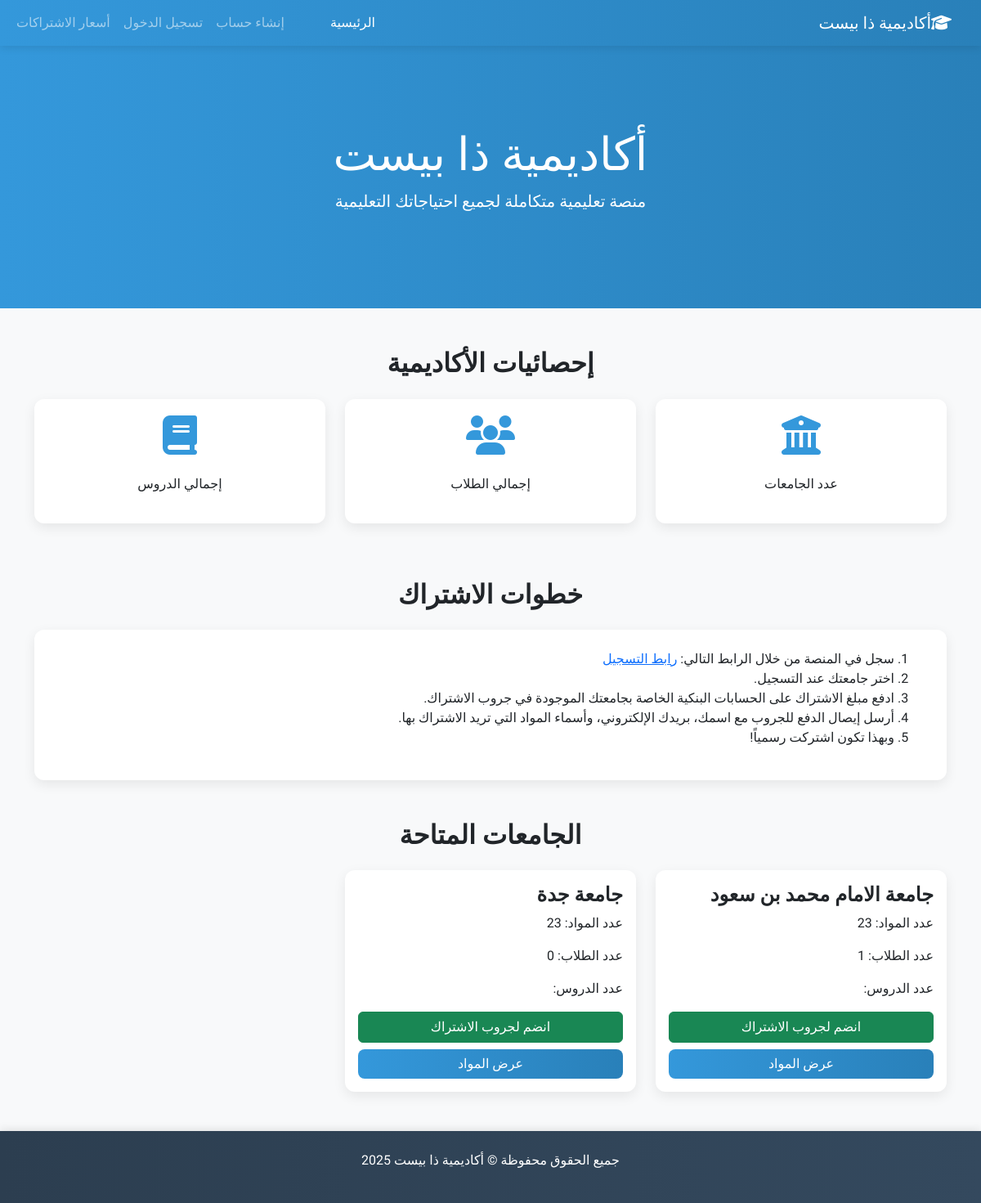
The page / on the database its author committed.
### app.py (models this page shows)
class University(db.Model):
    id = db.Column(db.Integer, primary_key=True)
    name = db.Column(db.String(100), nullable=False)
    whatsapp_group = db.Column(db.String(200))  # رابط واتساب
    subjects = db.relationship('Subject', backref='university', lazy=True)
    users = db.relationship('User', backref='university', lazy=True)

### app.py (the view)
@app.route('/')
def index():
    universities = University.query.all()
    uni_stats = []
    for uni in universities:
        subjects_count = Subject.query.filter_by(university_id=uni.id).count()
        students_count = User.query.filter_by(university_id=uni.id).count()
        uni_stats.append({
            'id': uni.id,
            'name': uni.name,
            'whatsapp_link': uni.whatsapp_group,
            'subjects_count': subjects_count,
            'students_count': students_count,
            'subjects': Subject.query.filter_by(university_id=uni.id).all()
        })
    return render_template('index.html', uni_stats=uni_stats)

### app.py (called while the page is built)
@app.context_processor
def utility_processor():
    return {'now': datetime.now}

### templates/index.html (shortened to what this page needs)
<!DOCTYPE html>
<html lang="ar" dir="rtl">
<head>
    <link href="https://cdn.jsdelivr.net/npm/bootstrap@5.3.0/dist/css/bootstrap.min.css" rel="stylesheet">
    <link rel="stylesheet" href="https://cdnjs.cloudflare.com/ajax/libs/font-awesome/6.4.0/css/all.min.css">
</head>
<body>
<nav class="navbar navbar-expand-lg navbar-dark fixed-top">
    <div class="container-fluid">
        <a class="navbar-brand" href="{{ url_for('index') }}">
            <i class="fas fa-graduation-cap me-2"></i>أكاديمية ذا بيست
        </a>
        <div class="collapse navbar-collapse" id="navbarNav">
            <ul class="navbar-nav me-auto">
                <li class="nav-item">
                    <a class="nav-link active" href="{{ url_for('index') }}">الرئيسية</a>
                </li>
            </ul>
            <ul class="navbar-nav">
                <li class="nav-item"><a class="nav-link" href="{{ url_for('register') }}">إنشاء حساب</a></li>
                <li class="nav-item"><a class="nav-link" href="{{ url_for('login') }}">تسجيل الدخول</a></li>
                <li class="nav-item"><a class="nav-link" href="{{ url_for('prices')}}">أسعار الاشتراكات</a></li>
            </ul>
        </div>
    </div>
</nav>
<section class="hero-section">
    <div class="container">
        <h1 class="display-4">أكاديمية ذا بيست</h1>
        <p class="lead">منصة تعليمية متكاملة لجميع احتياجاتك التعليمية</p>
    </div>
</section>
<section class="container my-5">
    <h2 class="text-center mb-4">إحصائيات الأكاديمية</h2>
    <div class="row">
        <div class="col-md-4">
            <div class="stat-box">
                <i class="fas fa-university fa-3x mb-3" style="color: var(--primary);"></i>
                <p>عدد الجامعات</p>
            </div>
        </div>
        <div class="col-md-4">
            <div class="stat-box">
                <i class="fas fa-users fa-3x mb-3" style="color: var(--primary);"></i>
                <p>إجمالي الطلاب</p>
            </div>
        </div>
        <div class="col-md-4">
            <div class="stat-box">
                <i class="fas fa-book fa-3x mb-3" style="color: var(--primary);"></i>
                <p>إجمالي الدروس</p>
            </div>
        </div>
    </div>
</section>
<section class="container my-5">
    <h2 class="text-center mb-4">خطوات الاشتراك</h2>
    <div class="card p-4">
        <ol>
            <li>سجل في المنصة من خلال الرابط التالي: <a href="https://1612d502-4475-4112-961c-a2ed4e999e1b-00-2fshwev276oub.worf.replit.dev:6800" target="_blank">رابط التسجيل</a></li>
            <li>اختر جامعتك عند التسجيل.</li>
            <li>ادفع مبلغ الاشتراك على الحسابات البنكية الخاصة بجامعتك الموجودة في جروب الاشتراك.</li>
            <li>أرسل إيصال الدفع للجروب مع اسمك، بريدك الإلكتروني، وأسماء المواد التي تريد الاشتراك بها.</li>
            <li>وبهذا تكون اشتركت رسمياً!</li>
        </ol>
    </div>
</section>
<section class="container my-5">
    <h2 class="text-center mb-4">الجامعات المتاحة</h2>
    <div class="row">
        {% for uni in uni_stats %}
        <div class="col-md-4 uni-card-container">
            <div class="card university-card p-3">
                <h4>{{ uni.name }}</h4>
                <p>عدد المواد: {{ uni.subjects_count }}</p>
                <p>عدد الطلاب: {{ uni.students_count }}</p>
                <p>عدد الدروس: {{ uni.lessons_count }}</p>
                <a href="{{ uni.whatsapp_link }}" target="_blank" class="btn btn-success mb-2">انضم لجروب الاشتراك</a>
                <button class="btn btn-primary explore-btn">عرض المواد</button>
            </div>
        </div>
        {% endfor %}
    </div>
</section>
<footer class="text-white text-center py-4 mt-5">
    <p>جميع الحقوق محفوظة © أكاديمية ذا بيست 2025</p>
</footer>
</body>
</html>

### templates/index.html (style rules this page uses)
:root { --primary: #3498db; --secondary: #2c3e50; --light-bg: #f8f9fa; }
body { font-family: 'Tajawal', sans-serif; background-color: var(--light-bg); padding-top: 56px; }
.navbar { background: linear-gradient(to right, var(--primary), #2980b9); box-shadow: 0 2px 10px rgba(0, 0, 0, 0.1); }
.hero-section { background: linear-gradient(to right, var(--primary), #2980b9); color: white; padding: 100px 0; text-align: center; }
.card { border: none; border-radius: 12px; box-shadow: 0 5px 15px rgba(0, 0, 0, 0.08); transition: transform 0.3s; }
.stat-box { background-color: white; border-radius: 12px; padding: 20px; box-shadow: 0 5px 15px rgba(0, 0, 0, 0.08); text-align: center; margin-bottom: 20px; transition: transform 0.3s; }
.btn-primary { background: linear-gradient(to right, var(--primary), #2980b9); border: none; border-radius: 8px; }
footer { background: linear-gradient(to right, var(--secondary), #34495e); box-shadow: 0 -2px 10px rgba(0, 0, 0, 0.1); }
h1, h2, h3, h4, h5, h6 { font-weight: 700; }

### rows shown on the page
University: name "جامعة الامام محمد بن سعود", subjects_count "23", students_count "1"
University: name "جامعة جدة", subjects_count "23", students_count "0"
